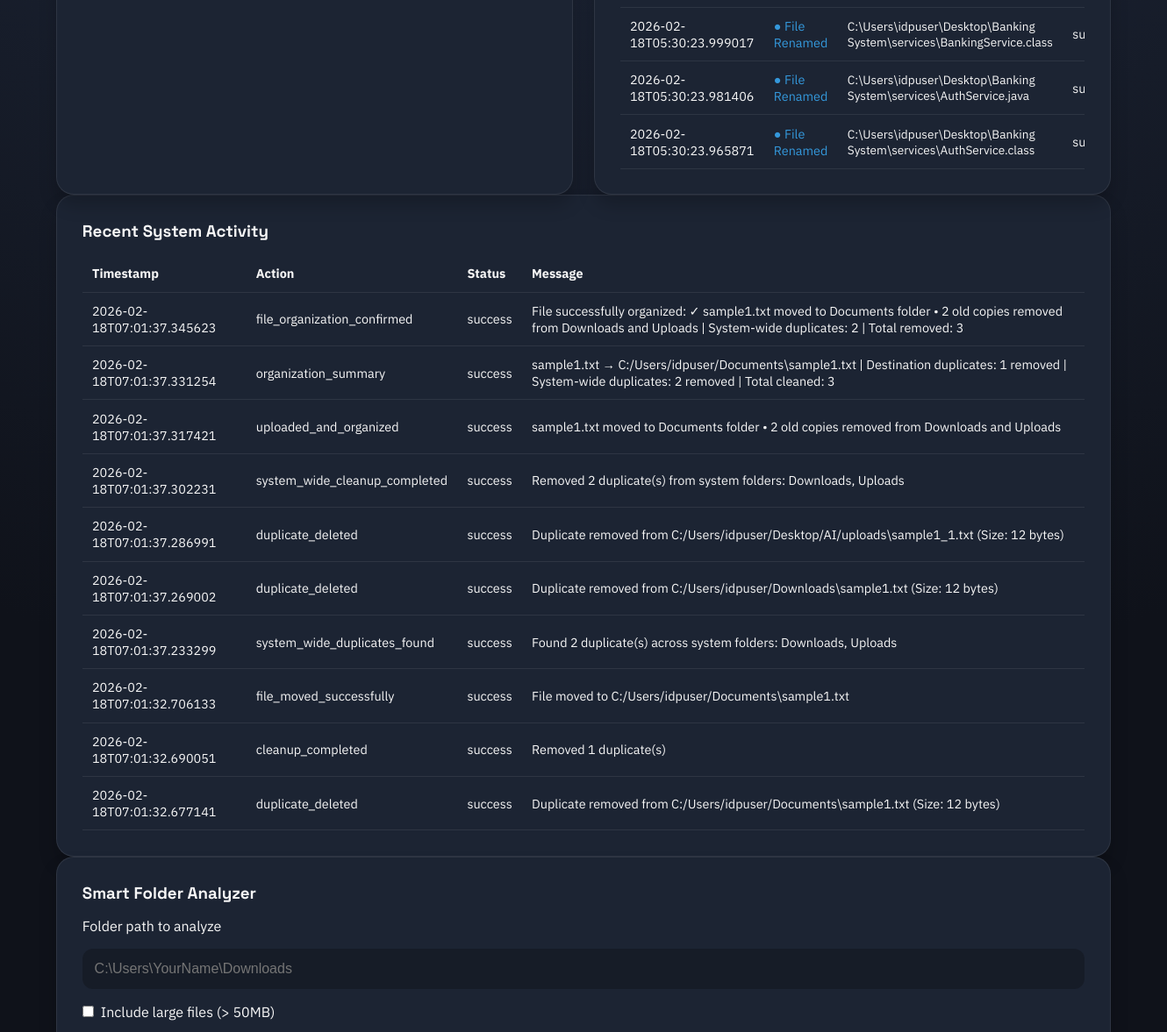
The page /dashboard (signed in, middle part) on the database as committed earlier.
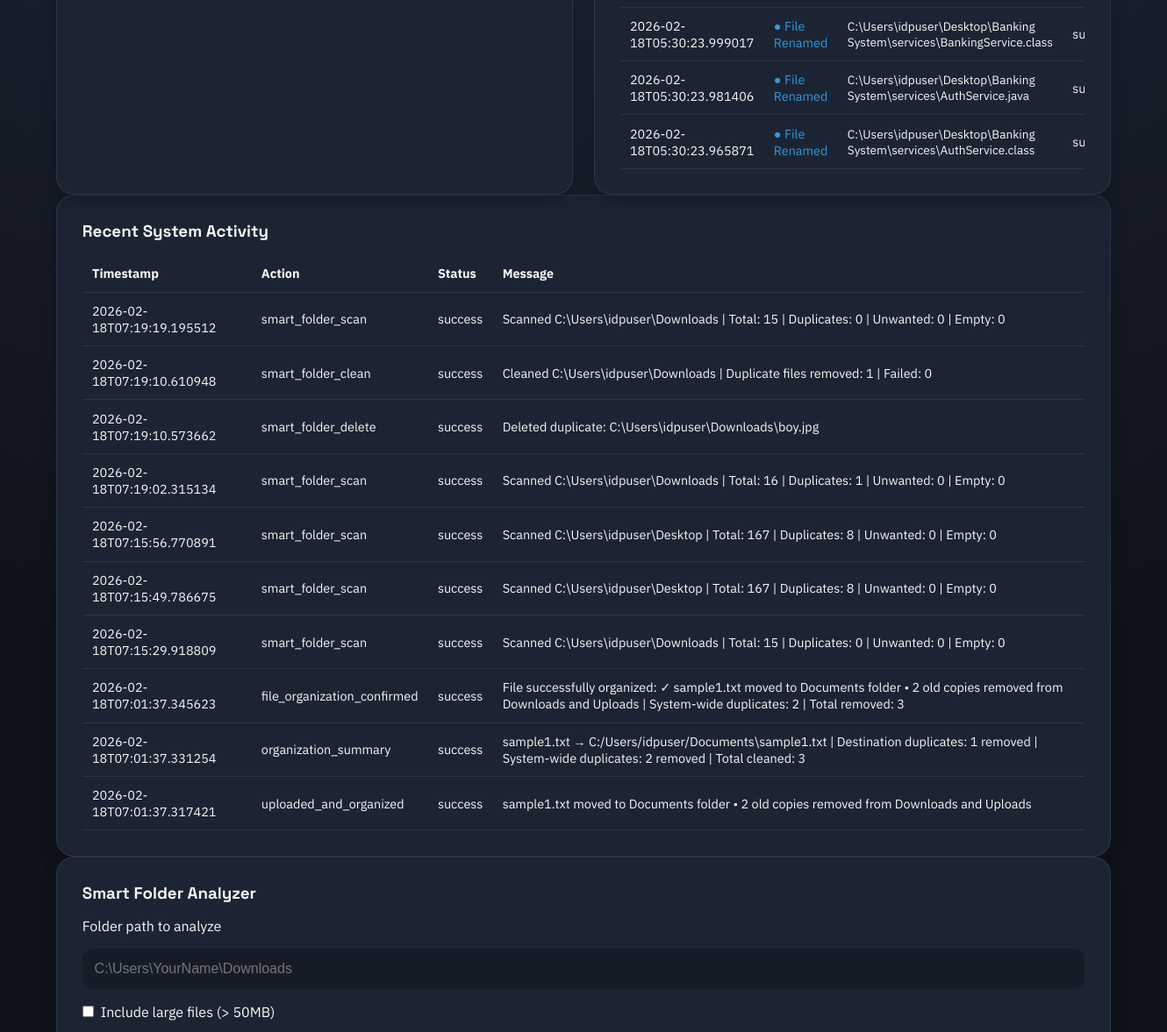
The same page on the database as committed later.
### tables this page shows
CREATE TABLE logs (
                    id INTEGER PRIMARY KEY AUTOINCREMENT,
                    action TEXT NOT NULL,
                    filename TEXT NOT NULL,
                    status TEXT NOT NULL,
                    message TEXT NOT NULL,
                    timestamp TEXT NOT NULL,
                    session_id TEXT NOT NULL
                , username TEXT);

### app.py (the view)
@app.route("/dashboard")
@login_required
def dashboard():
    session_id = ensure_session_id()
    username = session.get("username", "")
    stats = monitor.get_latest_stats(username, session_id)
    logs = db.get_recent_logs(username, limit=10)
    pending_uploads = db.get_pending_uploads(username, limit=10)
    organized_logs = db.get_logs_by_action(username, "uploaded_and_organized", limit=10)
    delete_logs = db.get_logs_by_action(username, "delete", limit=10)
    monitoring_logs = db.get_monitoring_logs(username, limit=10)
    system_status = monitor.get_system_status(stats)
    is_monitoring = file_monitor.is_monitoring(username, session_id)
    event_count = file_monitor.get_event_count(username, session_id)
    monitored_folder = session.get("monitored_folder", "No folder selected")
    smart_folder_analysis = session.get("smart_folder_analysis")
    smart_folder_path = session.get("smart_folder_path", "")
    return render_template(
        "dashboard.html",
        stats=stats,
        logs=logs,
        pending_uploads=pending_uploads,
        organized_logs=organized_logs,
        delete_logs=delete_logs,
        monitoring_logs=monitoring_logs,
        system_status=system_status,
        session_id=session_id,
        is_monitoring=is_monitoring,
        event_count=event_count,
        monitored_folder=monitored_folder,
        smart_folder_analysis=smart_folder_analysis,
        smart_folder_path=smart_folder_path,
    )

### app.py (called while the page is built)
def login_required(view_func):
    @wraps(view_func)
    def wrapper(*args, **kwargs):
        if "user_id" not in session:
            return redirect(url_for("login"))
        return view_func(*args, **kwargs)
    return wrapper

def ensure_session_id():
    if "session_id" not in session:
        session["session_id"] = "".join(random.choices(string.ascii_letters + string.digits, k=12))
    return session["session_id"]

### database_manager.py (called while the page is built)
    def _connect(self):
        conn = sqlite3.connect(self.db_path)
        conn.row_factory = sqlite3.Row
        return conn

    def get_recent_logs(self, username, limit=20):
        with self._connect() as conn:
            cursor = conn.cursor()
            cursor.execute(
                "SELECT * FROM logs WHERE username = ? ORDER BY id DESC LIMIT ?",
                (username, limit),
            )
            rows = cursor.fetchall()
            return [dict(row) for row in rows]

### file_monitor.py (called while the page is built)
    def is_monitoring(self, username, session_id):
        monitor_key = f"{username}_{session_id}"
        return (
            monitor_key in self.observers
            and self.observers[monitor_key].is_alive()
        )

### templates/dashboard.html (shortened to what this page needs)
{% extends "base.html" %}
{% block content %}
<section class="split-grid">
    <div class="panel">
    </div>
    <div class="panel">
        <div class="table-wrapper">
            <table>
                <tbody>
                    {% for log in monitoring_logs %}
                    <tr>
                        <td>{{ log.timestamp }}</td>
                        <td>
                            {% if log.action == 'file_created' %}
                                <span style="color: #2ecc71;">● File Created</span>
                            {% elif log.action == 'folder_created' %}
                                <span style="color: #2ecc71;">📁 Folder Created</span>
                            {% elif log.action == 'file_deleted' %}
                                <span style="color: #e74c3c;">● File Deleted</span>
                            {% elif log.action == 'folder_deleted' %}
                                <span style="color: #e74c3c;">📁 Folder Deleted</span>
                            {% elif log.action == 'file_modified' %}
                                <span style="color: #f39c12;">● File Modified</span>
                            {% elif log.action == 'file_renamed' %}
                                <span style="color: #3498db;">● File Renamed</span>
                            {% elif log.action == 'folder_renamed' %}
                                <span style="color: #3498db;">📁 Folder Renamed</span>
                            {% else %}
                                {{ log.action }}
                            {% endif %}
                        </td>
                        <td style="font-size: 0.85rem;">{{ log.filename }}</td>
                        <td>{{ log.status }}</td>
                    </tr>
                    {% else %}
                    <tr>
                        <td colspan="4">No monitoring activity yet. Start monitoring a folder to see live file changes.</td>
                    </tr>
                    {% endfor %}
                </tbody>
            </table>
        </div>
    </div>
</section>
<section class="panel">
    <h3>Recent System Activity</h3>
    <div class="table-wrapper">
        <table>
            <thead>
                <tr>
                    <th>Timestamp</th>
                    <th>Action</th>
                    <th>Status</th>
                    <th>Message</th>
                </tr>
            </thead>
            <tbody>
                {% for log in logs %}
                <tr>
                    <td>{{ log.timestamp }}</td>
                    <td>{{ log.action }}</td>
                    <td>{{ log.status }}</td>
                    <td>{{ log.message }}</td>
                </tr>
                {% else %}
                <tr>
                    <td colspan="4">No logs yet.</td>
                </tr>
                {% endfor %}
            </tbody>
        </table>
    </div>
</section>
<section class="panel">
    <h3>Smart Folder Analyzer</h3>
    <form method="POST" action="{{ url_for('analyze_folder') }}" class="organizer-form" style="margin-bottom: 1rem;">
        <label for="analyze_folder_path">Folder path to analyze</label>
        <input
            type="text"
            name="analyze_folder_path"
            id="analyze_folder_path"
            placeholder="C:\Users\YourName\Downloads"
            value="{{ smart_folder_path }}"
            required
        />
        <label style="display: flex; align-items: center; gap: 0.5rem;">
            <input type="checkbox" name="include_large" />
            Include large files (&gt; 50MB)
        </label>
    </form>
</section>
{% endblock %}

Rows that differ between the two databases and show on the page:
no longer on this page (row unchanged): logs: timestamp "2026-02-18T07:01:37.302231", action "system_wide_cleanup_completed", status "success", message "Removed 2 duplicate(s) from system folders: Downloads, Uploads", shown under "Recent System Activity"
no longer on this page (row unchanged): logs: timestamp "2026-02-18T07:01:37.286991", action "duplicate_deleted", status "success", message "Duplicate removed from C:/Users/idpuser/Desktop/AI/uploads\\sample1_1.txt (Size: 12 bytes)", shown under "Recent System Activity"
no longer on this page (row unchanged): logs: timestamp "2026-02-18T07:01:37.269002", action "duplicate_deleted", status "success", message "Duplicate removed from C:/Users/idpuser/Downloads\\sample1.txt (Size: 12 bytes)", shown under "Recent System Activity"
no longer on this page (row unchanged): logs: timestamp "2026-02-18T07:01:37.233299", action "system_wide_duplicates_found", status "success", message "Found 2 duplicate(s) across system folders: Downloads, Uploads", shown under "Recent System Activity"
no longer on this page (row unchanged): logs: timestamp "2026-02-18T07:01:32.706133", action "file_moved_successfully", status "success", message "File moved to C:/Users/idpuser/Documents\\sample1.txt", shown under "Recent System Activity"
no longer on this page (row unchanged): logs: timestamp "2026-02-18T07:01:32.690051", action "cleanup_completed", status "success", message "Removed 1 duplicate(s)", shown under "Recent System Activity"
no longer on this page (row unchanged): logs: timestamp "2026-02-18T07:01:32.677141", action "duplicate_deleted", status "success", message "Duplicate removed from C:/Users/idpuser/Documents\\sample1.txt (Size: 12 bytes)", shown under "Recent System Activity"
added logs: timestamp "2026-02-18T07:19:19.195512", action "smart_folder_scan", status "success", message "Scanned C:\\Users\\idpuser\\Downloads | Total: 15 | Duplicates: 0 | Unwanted: 0 | Empty: 0", shown under "Recent System Activity"
added logs: timestamp "2026-02-18T07:19:10.610948", action "smart_folder_clean", status "success", message "Cleaned C:\\Users\\idpuser\\Downloads | Duplicate files removed: 1 | Failed: 0", shown under "Recent System Activity"
added logs: timestamp "2026-02-18T07:19:10.573662", action "smart_folder_delete", status "success", message "Deleted duplicate: C:\\Users\\idpuser\\Downloads\\boy.jpg", shown under "Recent System Activity"
added logs: timestamp "2026-02-18T07:19:02.315134", action "smart_folder_scan", status "success", message "Scanned C:\\Users\\idpuser\\Downloads | Total: 16 | Duplicates: 1 | Unwanted: 0 | Empty: 0", shown under "Recent System Activity"
added logs: timestamp "2026-02-18T07:15:56.770891", action "smart_folder_scan", status "success", message "Scanned C:\\Users\\idpuser\\Desktop | Total: 167 | Duplicates: 8 | Unwanted: 0 | Empty: 0", shown under "Recent System Activity"
added logs: timestamp "2026-02-18T07:15:49.786675", action "smart_folder_scan", status "success", message "Scanned C:\\Users\\idpuser\\Desktop | Total: 167 | Duplicates: 8 | Unwanted: 0 | Empty: 0", shown under "Recent System Activity"
added logs: timestamp "2026-02-18T07:15:29.918809", action "smart_folder_scan", status "success", message "Scanned C:\\Users\\idpuser\\Downloads | Total: 15 | Duplicates: 0 | Unwanted: 0 | Empty: 0", shown under "Recent System Activity"
